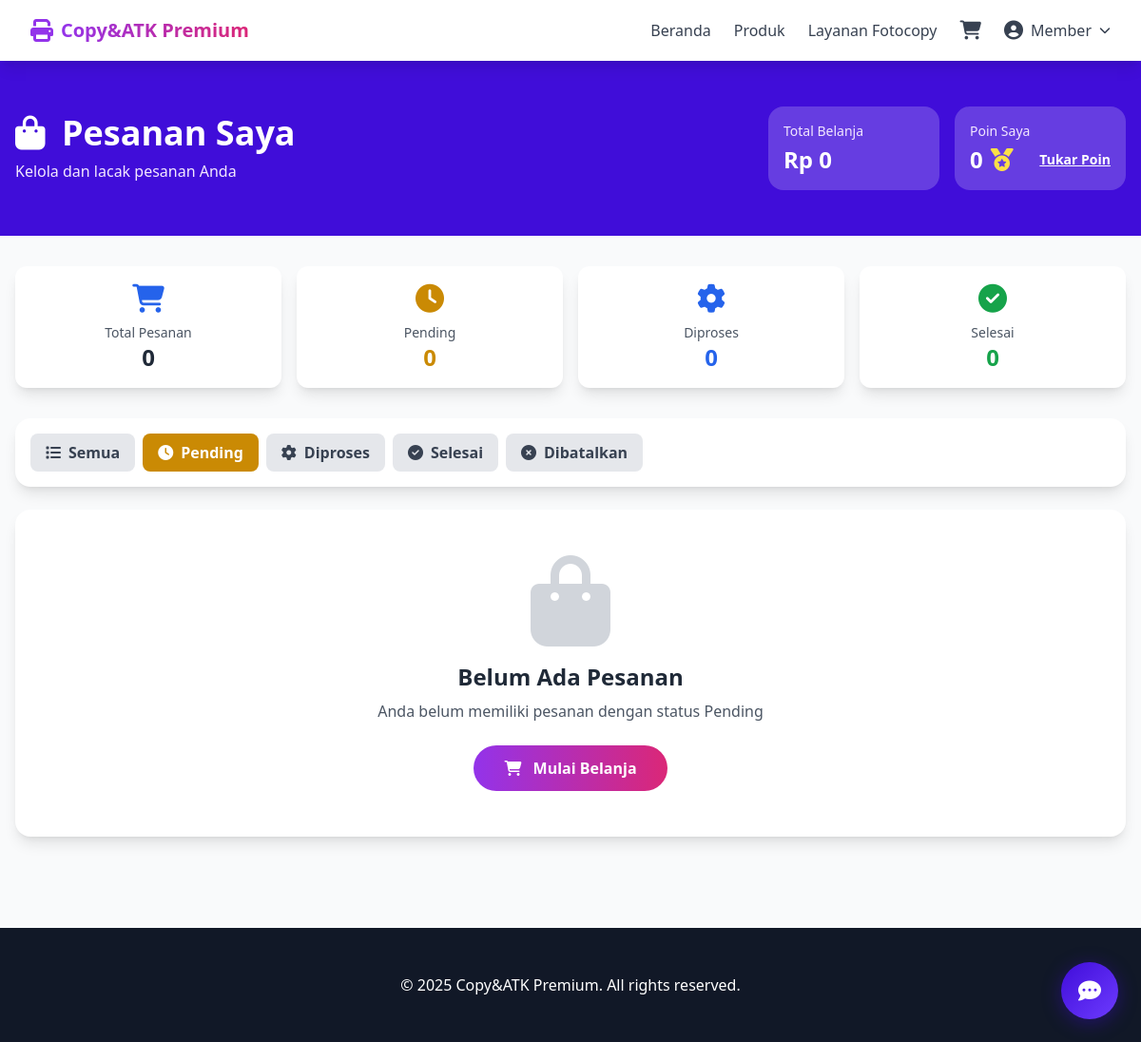
The app's page /pesanan-saya.php?status=Pending (signed in), older data.
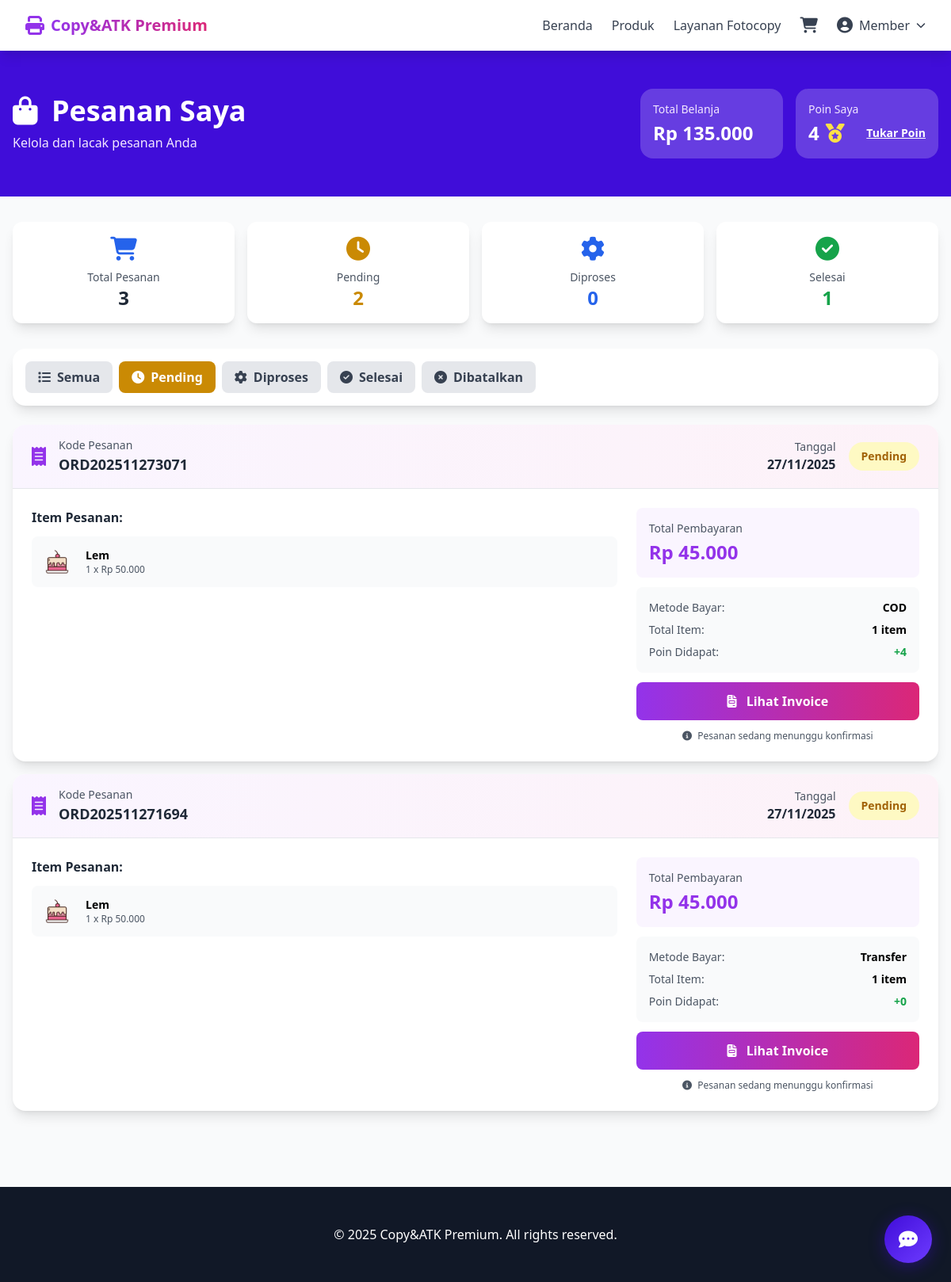
The same page, newer data.
### tables this page shows
CREATE TABLE `users` (
  `id` int NOT NULL,
  `nama` varchar(100) NOT NULL,
  `email` varchar(100) NOT NULL,
  `password` varchar(255) NOT NULL,
  `role` enum('admin','customer') DEFAULT 'customer',
  `telepon` varchar(20) DEFAULT NULL,
  `poin` int DEFAULT '0',
  `alamat` text,
  `created_at` timestamp NULL DEFAULT CURRENT_TIMESTAMP,
  `updated_at` timestamp NULL DEFAULT CURRENT_TIMESTAMP ON UPDATE CURRENT_TIMESTAMP
);

CREATE TABLE `pesanan` (
  `id` int NOT NULL,
  `user_id` int DEFAULT NULL,
  `kode_pesanan` varchar(50) NOT NULL,
  `nama_customer` varchar(100) NOT NULL,
  `email_customer` varchar(100) DEFAULT NULL,
  `telepon_customer` varchar(20) NOT NULL,
  `alamat_pengiriman` text NOT NULL,
  `total_harga` decimal(12,2) NOT NULL,
  `kupon_id` int DEFAULT NULL,
  `kode_kupon` varchar(50) DEFAULT NULL,
  `nilai_diskon` decimal(12,2) DEFAULT '0.00',
  `metode_pembayaran` enum('COD','Transfer') NOT NULL,
  `status` enum('Pending','Diproses','Selesai','Dibatalkan') DEFAULT 'Pending',
  `catatan` text,
  `created_at` timestamp NULL DEFAULT CURRENT_TIMESTAMP,
  `updated_at` timestamp NULL DEFAULT CURRENT_TIMESTAMP ON UPDATE CURRENT_TIMESTAMP,
  `poin_didapat` int DEFAULT '0' COMMENT 'Jumlah poin yang didapat dari pesanan ini'
);

CREATE TABLE `detail_pesanan` (
  `id` int NOT NULL,
  `pesanan_id` int NOT NULL,
  `produk_id` int NOT NULL,
  `nama_produk` varchar(200) NOT NULL,
  `harga` decimal(10,2) NOT NULL,
  `jumlah` int NOT NULL,
  `subtotal` decimal(12,2) NOT NULL
);

CREATE TABLE `produk` (
  `id` int NOT NULL,
  `kategori_id` int NOT NULL,
  `nama_produk` varchar(200) NOT NULL,
  `deskripsi` text,
  `harga_beli` decimal(10,2) NOT NULL DEFAULT '0.00',
  `harga` decimal(10,2) NOT NULL,
  `stok` int NOT NULL DEFAULT '0',
  `foto` varchar(255) DEFAULT NULL,
  `is_active` tinyint(1) DEFAULT '1',
  `created_at` timestamp NULL DEFAULT CURRENT_TIMESTAMP,
  `updated_at` timestamp NULL DEFAULT CURRENT_TIMESTAMP ON UPDATE CURRENT_TIMESTAMP
);

### config/database.php (called while the page is built, shortened)
<?php
class Database {
    private $host = DB_HOST;
    private $user = DB_USER;
    private $pass = DB_PASS;
    private $dbname = DB_NAME;
    public function connect() {
        $this->conn = null;
        try {
            $this->conn = new mysqli($this->host, $this->user, $this->pass, $this->dbname);
            $this->conn->set_charset("utf8mb4");
        } catch(Exception $e) {
            die("Error Database: " . $e->getMessage());
        }
        return $this->conn;
    }
}
function getDB() {
    $database = new Database();
    return $database->connect();
}
function escape($string) {
    $db = getDB();
    return $db->real_escape_string($string);
}
?>

### pesanan-saya.php (the view, shortened to what the changed rows need)
<?php
require_once 'config/database.php';
$db = getDB();
$user_id = $_SESSION['user_id'];
$status_filter = isset($_GET['status']) ? escape($_GET['status']) : '';
$where = "user_id = $user_id";
if ($status_filter) {
    $where .= " AND status = '$status_filter'";
}
$limit = 10;
$page = isset($_GET['page']) ? (int)$_GET['page'] : 1;
$offset = ($page - 1) * $limit;
$query_total = "SELECT COUNT(*) as total FROM pesanan WHERE $where";
$total_pesanan = $db->query($query_total)->fetch_assoc()['total'];
$query = "SELECT * FROM pesanan
          WHERE $where
          ORDER BY created_at DESC
          LIMIT $limit OFFSET $offset";
$result = $db->query($query);
$stats = [
    'total' => $db->query("SELECT COUNT(*) as total FROM pesanan WHERE user_id = $user_id")->fetch_assoc()['total'],
    'pending' => $db->query("SELECT COUNT(*) as total FROM pesanan WHERE user_id = $user_id AND status = 'Pending'")->fetch_assoc()['total'],
    'diproses' => $db->query("SELECT COUNT(*) as total FROM pesanan WHERE user_id = $user_id AND status = 'Diproses'")->fetch_assoc()['total'],
    'selesai' => $db->query("SELECT COUNT(*) as total FROM pesanan WHERE user_id = $user_id AND status = 'Selesai'")->fetch_assoc()['total']
];
$query_total_belanja = "SELECT COALESCE(SUM(total_harga), 0) as total
                        FROM pesanan
                        WHERE user_id = $user_id
                        AND status != 'Dibatalkan'";
$total_belanja = $db->query($query_total_belanja)->fetch_assoc()['total'];
$query_poin = "SELECT poin FROM users WHERE id = $user_id";
$user_poin = $db->query($query_poin)->fetch_assoc()['poin'] ?? 0;
?>
<!DOCTYPE html>
<html lang="id">
<head>
    <script src="https://cdn.tailwindcss.com"></script>
    <link rel="stylesheet" href="https://cdnjs.cloudflare.com/ajax/libs/font-awesome/6.4.0/css/all.min.css">
</head>
<body class="bg-gray-50">
    <div class="bg-[#400dd9] text-white py-12">
        <div class="max-w-7xl mx-auto px-4">
            <div class="flex flex-col md:flex-row items-start md:items-center justify-between gap-6">
                <div class="w-full md:w-auto">
                    <h1 class="text-4xl font-bold mb-2">
                        <i class="fas fa-shopping-bag mr-2"></i>
                        Pesanan Saya
                    </h1>
                </div>
                <div class="flex flex-col sm:flex-row gap-4 w-full md:w-auto pt-4 md:pt-0">
                    <div class="bg-white/20 rounded-2xl p-4 flex-1 min-w-[180px] hover:bg-white/30 transition duration-300">
                        <p class="text-sm text-purple-100 mb-1">Total Belanja</p>
                        <p class="text-2xl font-bold">Rp <?= number_format($total_belanja, 0, ',', '.') ?></p>
                    </div>
                    <div class="bg-white/20 rounded-2xl p-4 flex-1 min-w-[180px] hover:bg-white/30 transition duration-300">
                        <div class="flex items-center justify-between">
                            <p class="text-2xl font-bold flex items-center gap-2">
                                <?= number_format($user_poin, 0, ',', '.') ?>
                                <i class="fas fa-medal text-yellow-300"></i>
                            </p>
                            <a href="hadiah.php" class="text-sm font-semibold text-white hover:text-yellow-300 transition underline">
                                Tukar Poin
                            </a>
                        </div>
                    </div>
                </div>
            </div>
        </div>
    </div>
    <div class="max-w-7xl mx-auto px-4 py-8">
        <div class="grid grid-cols-2 md:grid-cols-4 gap-4 mb-8">
            <div class="bg-white rounded-xl shadow-lg p-4 text-center">
                <i class="fas fa-shopping-cart text-blue-600 text-3xl mb-2"></i>
                <p class="text-gray-600 text-sm">Total Pesanan</p>
                <p class="text-2xl font-bold text-gray-800"><?= $stats['total'] ?></p>
            </div>
            <div class="bg-white rounded-xl shadow-lg p-4 text-center">
                <i class="fas fa-clock text-yellow-600 text-3xl mb-2"></i>
                <p class="text-gray-600 text-sm">Pending</p>
                <p class="text-2xl font-bold text-yellow-600"><?= $stats['pending'] ?></p>
            </div>
            <div class="bg-white rounded-xl shadow-lg p-4 text-center">
                <i class="fas fa-check-circle text-green-600 text-3xl mb-2"></i>
                <p class="text-gray-600 text-sm">Selesai</p>
                <p class="text-2xl font-bold text-green-600"><?= $stats['selesai'] ?></p>
            </div>
        </div>
        <?php if ($result->num_rows > 0): ?>
            <div class="space-y-4">
                <?php while ($pesanan = $result->fetch_assoc()): ?>
                    <?php
                    $pesanan_id = $pesanan['id'];
                    $query_detail = "SELECT dp.*, p.foto FROM detail_pesanan dp
                                     LEFT JOIN produk p ON dp.produk_id = p.id
                                     WHERE dp.pesanan_id = $pesanan_id LIMIT 3";
                    $detail = $db->query($query_detail);
                    $query_count = "SELECT COALESCE(SUM(jumlah), 0) as total FROM detail_pesanan WHERE pesanan_id = $pesanan_id";
                    $total_items = $db->query($query_count)->fetch_assoc()['total'] ?? 0;
                    ?>
                    <div class="bg-white rounded-2xl shadow-lg overflow-hidden order-card">
                        <div class="bg-gradient-to-r from-purple-50 to-pink-50 px-6 py-4 border-b flex flex-wrap items-center justify-between gap-4">
                            <div class="flex items-center gap-4">
                                <i class="fas fa-receipt text-purple-600 text-2xl"></i>
                                <div>
                                    <p class="text-sm text-gray-600">Kode Pesanan</p>
                                    <p class="font-bold text-lg text-gray-800"><?= $pesanan['kode_pesanan'] ?></p>
                                </div>
                            </div>
                            <div class="flex items-center gap-4">
                                <div class="text-right">
                                    <p class="text-sm text-gray-600">Tanggal</p>
                                    <p class="font-semibold text-gray-800"><?= date('d/m/Y', strtotime($pesanan['created_at'])) ?></p>
                                </div>
                                <span class="px-4 py-2 rounded-full text-sm font-bold
                                    <?php
                                    if ($pesanan['status'] === 'Pending') echo 'bg-yellow-100 text-yellow-700';
                                    elseif ($pesanan['status'] === 'Diproses') echo 'bg-blue-100 text-blue-700';
                                    elseif ($pesanan['status'] === 'Selesai') echo 'bg-green-100 text-green-700';
                                    else echo 'bg-red-100 text-red-700';
                                    ?>">
                                    <?= $pesanan['status'] ?>
                                </span>
                            </div>
                        </div>
                        <div class="p-6">
                            <div class="grid grid-cols-1 md:grid-cols-3 gap-6">
                                <div class="md:col-span-2">
                                    <h3 class="font-semibold text-gray-800 mb-3">Item Pesanan:</h3>
                                    <?php if ($detail->num_rows > 0): ?>
                                    <div class="space-y-2">
                                        <?php while ($item = $detail->fetch_assoc()): ?>
                                        <div class="flex items-center gap-3 p-2 bg-gray-50 rounded-lg">
                                            <?php if ($item['foto']): ?>
                                            <img src="uploads/<?= $item['foto'] ?>" alt="<?= $item['nama_produk'] ?>" class="w-12 h-12 object-cover rounded">
                                            <?php else: ?>
                                            <div class="w-12 h-12 bg-gray-200 rounded flex items-center justify-center">
                                                <i class="fas fa-image text-gray-400"></i>
                                            </div>
                                            <?php endif; ?>
                                            <div class="flex-1">
                                                <p class="font-semibold text-sm"><?= $item['nama_produk'] ?></p>
                                                <p class="text-xs text-gray-600"><?= $item['jumlah'] ?> x Rp <?= number_format($item['harga'], 0, ',', '.') ?></p>
                                            </div>
                                        </div>
                                        <?php endwhile; ?>
                                    </div>
                                    <?php endif; ?>
                                </div>
                                <div class="space-y-3">
                                    <div class="bg-purple-50 rounded-lg p-4">
                                        <p class="text-sm text-gray-600 mb-1">Total Pembayaran</p>
                                        <p class="text-2xl font-bold text-purple-600">
                                            Rp <?= number_format($pesanan['total_harga'], 0, ',', '.') ?>
                                        </p>
                                    </div>
                                    <div class="bg-gray-50 rounded-lg p-4">
                                        <div class="space-y-2 text-sm">
                                            <div class="flex items-center justify-between">
                                                <span class="text-gray-600">Metode Bayar:</span>
                                                <span class="font-semibold"><?= $pesanan['metode_pembayaran'] ?></span>
                                            </div>
                                            <div class="flex items-center justify-between">
                                                <span class="text-gray-600">Total Item:</span>
                                                <span class="font-semibold"><?= $total_items ?> item</span>
                                            </div>
                                            <div class="flex items-center justify-between">
                                                <span class="text-gray-600">Poin Didapat:</span>
                                                <span class="font-semibold text-green-600">+<?= number_format($pesanan['poin_didapat'] ?? 0, 0, ',', '.') ?></span>
                                            </div>
                                        </div>
                                    </div>
                                    <a href="invoice.php?kode=<?= $pesanan['kode_pesanan'] ?>"
                                       class="block w-full bg-gradient-to-r from-purple-600 to-pink-600 text-white text-center py-3 rounded-lg font-semibold hover:shadow-xl transition">
                                        <i class="fas fa-file-invoice mr-2"></i>
                                        Lihat Invoice
                                    </a>
                                    <?php if ($pesanan['status'] === 'Pending'): ?>
                                    <p class="text-xs text-center text-gray-600">
                                        <i class="fas fa-info-circle mr-1"></i>
                                        Pesanan sedang menunggu konfirmasi
                                    </p>
                                    <?php endif; ?>
                                </div>
                            </div>
                        </div>
                    </div>
                <?php endwhile; ?>
            </div>
        <?php else: ?>
            <div class="bg-white rounded-2xl shadow-lg p-12 text-center">
                <i class="fas fa-shopping-bag text-gray-300 text-8xl mb-4"></i>
                <h2 class="text-2xl font-bold text-gray-800 mb-2">Belum Ada Pesanan</h2>
                <p class="text-gray-600 mb-6">Anda belum memiliki pesanan <?= $status_filter ? 'dengan status ' . $status_filter : '' ?></p>
                <a href="produk.php" class="inline-block bg-gradient-to-r from-purple-600 to-pink-600 text-white px-8 py-3 rounded-full font-semibold hover:shadow-xl transition">
                    <i class="fas fa-shopping-cart mr-2"></i>
                    Mulai Belanja
                </a>
            </div>
        <?php endif; ?>
    </div>
</body>
</html>

Row changes from the older to the newer data that the page shows:
changed users: poin "0" → "4"
added pesanan: kode_pesanan "ORD202511273071", created_at "27/11/2025", status "Pending", total_harga "45.000", metode_pembayaran "COD", total_items "1", poin_didapat "4", shows "Pesanan sedang menunggu konfirmasi"
added detail_pesanan: produk.foto (picture), nama_produk "Lem", jumlah "1", harga "50.000", shown under "ORD202511273071"
added pesanan: kode_pesanan "ORD202511271694", created_at "27/11/2025", status "Pending", total_harga "45.000", metode_pembayaran "Transfer", total_items "1", poin_didapat "0", shows "Pesanan sedang menunggu konfirmasi"
added detail_pesanan: produk.foto (picture), nama_produk "Lem", jumlah "1", harga "50.000", shown under "ORD202511271694"
Text that changed along with them:
$total_belanja: "0" → "135.000"
$stats['total']: "0" → "3"
$stats['pending']: "0" → "2"
$stats['selesai']: "0" → "1"
$status_filter: "Pending" → (not shown)
text no longer shown: "Belum Ada Pesanan Anda belum memiliki pesanan dengan status Mulai Belanja"
